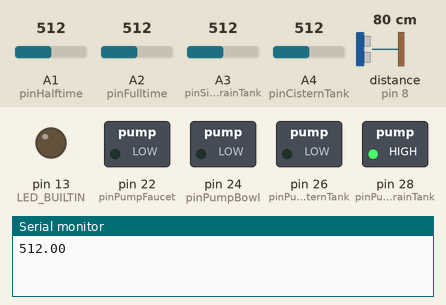
Simulated run of this sketch. Board: Arduino Mega 2560, built with avr-gcc and run on an emulated ATmega2560. Parts: switched loads named in the sketch (green lamp = pin HIGH), output pins drawn as LEDs (lit = HIGH), the last lines printed to the serial monitor. Wiring (inferred from the names in the program): ultrasonic range finder: trigger pin 9; echo pin 8. The test bench sets the inputs (shaded band); at power-on: A4 (pinCisternTank) = 512, distance to the obstacle (sensor on pin 8) 80 cm, A1 (pinHalftime) = 512, A3 (pinSinkDrainTank) = 512, A2 (pinFulltime) = 512. The echo pulse lasts 58.3 µs per cm; pins used as bus, display or sensor lines are not drawn.

Above: at 4.8 s.
4.9 s: A4 (pinCisternTank) set to 489
At 7.6 s:
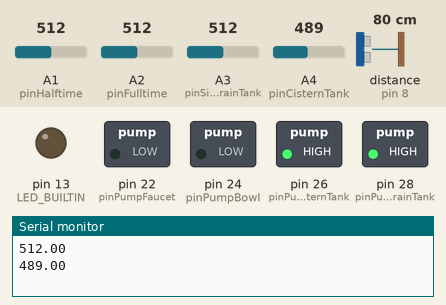
9.9 s: distance to the obstacle (sensor on pin 8) set to 12 cm
14.9 s: distance to the obstacle (sensor on pin 8) set to 9 cm
At 16.8 s:
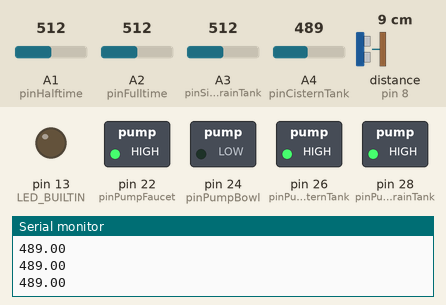
19.9 s: A1 (pinHalftime) set to 110
24.9 s: A1 (pinHalftime) set to 95
At 26.9 s:
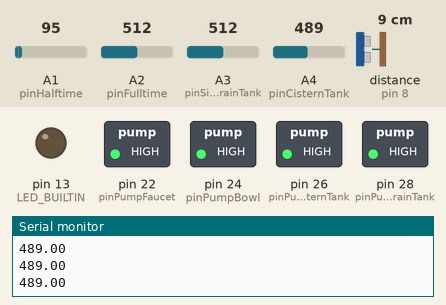
33.2 s: A3 (pinSinkDrainTank) set to 390
At 38.7 s:
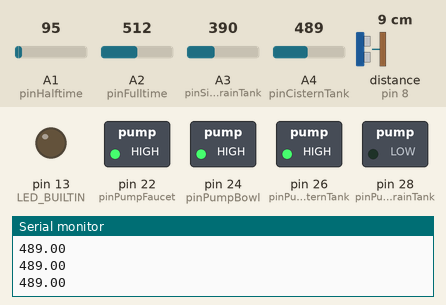
Timing chart, 0 to 44.6 s (numbered marks = the images above; inputs shaded):
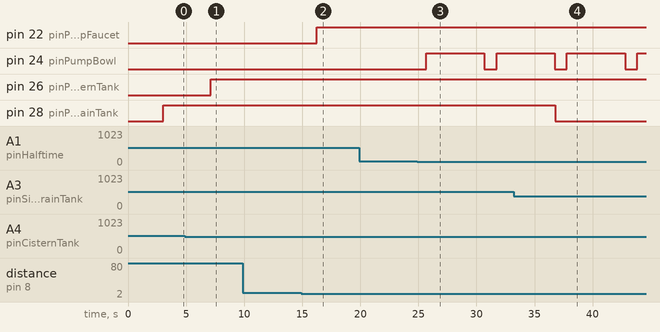

Measured:
- the behaviour switches between 500 and 499 on A4 (pinCisternTank) (found by bisection; images 0 and 1)
- the behaviour switches between 11 and 10 cm on distance to the obstacle (sensor on pin 8) (found by bisection; images 1 and 2)
- the behaviour switches between 100 and 99 on A1 (pinHalftime) (found by bisection; images 2 and 3)
- after the input at 4.9 s, pin 26 (pinPumpCisternTank): LOW → HIGH after 2.2 s
- after the input at 14.9 s, pin 22 (pinPumpFaucet): LOW → HIGH after 1.4 s
- after the input at 24.9 s, pin 24 (pinPumpBowl): LOW → HIGH after 0.79 s, → LOW 5.0 s later, → HIGH 1.1 s later
- after the input at 33.2 s, pin 28 (pinPumpSinkDrainTank): HIGH → LOW after 3.6 s

The sketch:

toiletNo1.ino
```cpp
const int pinHalftime = A1;              // Κουμπί αδειάσματος μισού καζανιού
const int pinFulltime = A2;              // Κουμπί αδειάσματος όλου του καζανιού
const int pinSinkDrainTank = A3;         // Ένδειξη δεξαμενής νερού αποχέτευσης νιπτήρα
const int pinCisternTank = A4;           // Ένδειξη νερού απο το καζανάκι

const int pinPumpFaucet = 22;            // Διαχείριση αντλίας νερού βρύσης
const int pinPumpBowl = 24;              // Διαχείριση αντλίας νερού λεκάνης
const int pinPumpCisternTank = 26;       // Διαχείριση αντλίας νερού καζανάκι τουαλέτας
const int pinPumpSinkDrainTank = 28;     // Διαχείριση αντλίας νερού αποχεύτεσης νιπτήρα

int echoPin = 8;                         // Ορισμός μονάδα υπερήχων ECHO στο D8
int triggerPin = 9;                      // Ορισμός μονάδα υπερήχων TRIG στο D9

void setup () {
  Serial.begin(9600);             // Καθορισμός ταχύτητας σειριακής επικοινωνίας

  pinMode(LED_BUILTIN, OUTPUT);
  digitalWrite(LED_BUILTIN, LOW); // σβήσιμο εσωτερικού led

  pinMode (pinFulltime, INPUT);
  pinMode (pinHalftime, INPUT);
  pinMode (pinSinkDrainTank, INPUT);
  pinMode (pinCisternTank, INPUT);
  pinMode (echoPin, INPUT);

  pinMode (pinPumpFaucet, OUTPUT);
  pinMode (pinPumpBowl, OUTPUT);
  pinMode (pinPumpCisternTank, OUTPUT);
  pinMode (pinPumpSinkDrainTank, OUTPUT);
  pinMode (triggerPin, OUTPUT);


}

void loop() {
  int x1 =analogRead(pinFulltime);    //Άδειασμα ολόκληρου του καζανιού
  if (x1 < 100) {
      digitalWrite(pinPumpBowl, HIGH);
      delay(10000);
      digitalWrite(pinPumpBowl, LOW);
      }
  int x2 =analogRead(pinHalftime);    //Άδειασμα μισού καζανιού
  if (x2 < 100) {
      digitalWrite(pinPumpBowl, HIGH);
      delay(5000);
      digitalWrite(pinPumpBowl, LOW);
      }


  //float x3 = 0.01723 * readUltrasonicDistance(9, 8);  //Ανίχνευση χεριών στο νιπτήρα
float x3= Ultrasonic_Ranging();
  if (x3 > 0 && x3 < 10) {
    digitalWrite(pinPumpFaucet, HIGH);
   }
  else {
      delay(3000);
      digitalWrite(pinPumpFaucet, LOW);
    }

float x4 = analogRead(pinSinkDrainTank);     //Άδειασμα της δεξαμενής αποχέτευσης του νιπτήρα
if (x4 > 400) {
    digitalWrite(pinPumpSinkDrainTank, HIGH);
   }
  else {
      digitalWrite(pinPumpSinkDrainTank, LOW);
    }

float x5 = analogRead(pinCisternTank);     //Γέμισμα στο καζανάκι
if (x5 < 500) {
    digitalWrite(pinPumpCisternTank, HIGH);
   }
  else {
      digitalWrite(pinPumpCisternTank, LOW);
    }

//Serial.print(x1);
//Serial.print("  ");
Serial.println(x5);

delay(1000);
}


long readUltrasonicDistance(int triggerPin, int echoPin) {
  pinMode(triggerPin, OUTPUT);  // Clear the trigger
  digitalWrite(triggerPin, LOW);
  delayMicroseconds(2);
  // Sets the trigger pin to HIGH state for 10 microseconds
  digitalWrite(triggerPin, HIGH);
  delayMicroseconds(10);
  digitalWrite(triggerPin, LOW);
  pinMode(echoPin, INPUT);
  // Reads the echo pin, and returns the sound wave travel time in microseconds
  return pulseIn(echoPin, HIGH);
}
 int Ultrasonic_Ranging() {
  digitalWrite(triggerPin, LOW);
  delayMicroseconds(2);
  digitalWrite(triggerPin, HIGH);
  delayMicroseconds(10);
  digitalWrite(triggerPin, LOW);
  int distance = pulseIn(echoPin, HIGH);  // Ανάγνωση της διάρκειας των υψηλών επιπέδων
  distance = distance / 58;               // Μετατροπή του χρόνου παλμού σε απόσταση
  delay(50);
  return distance;
}
```
